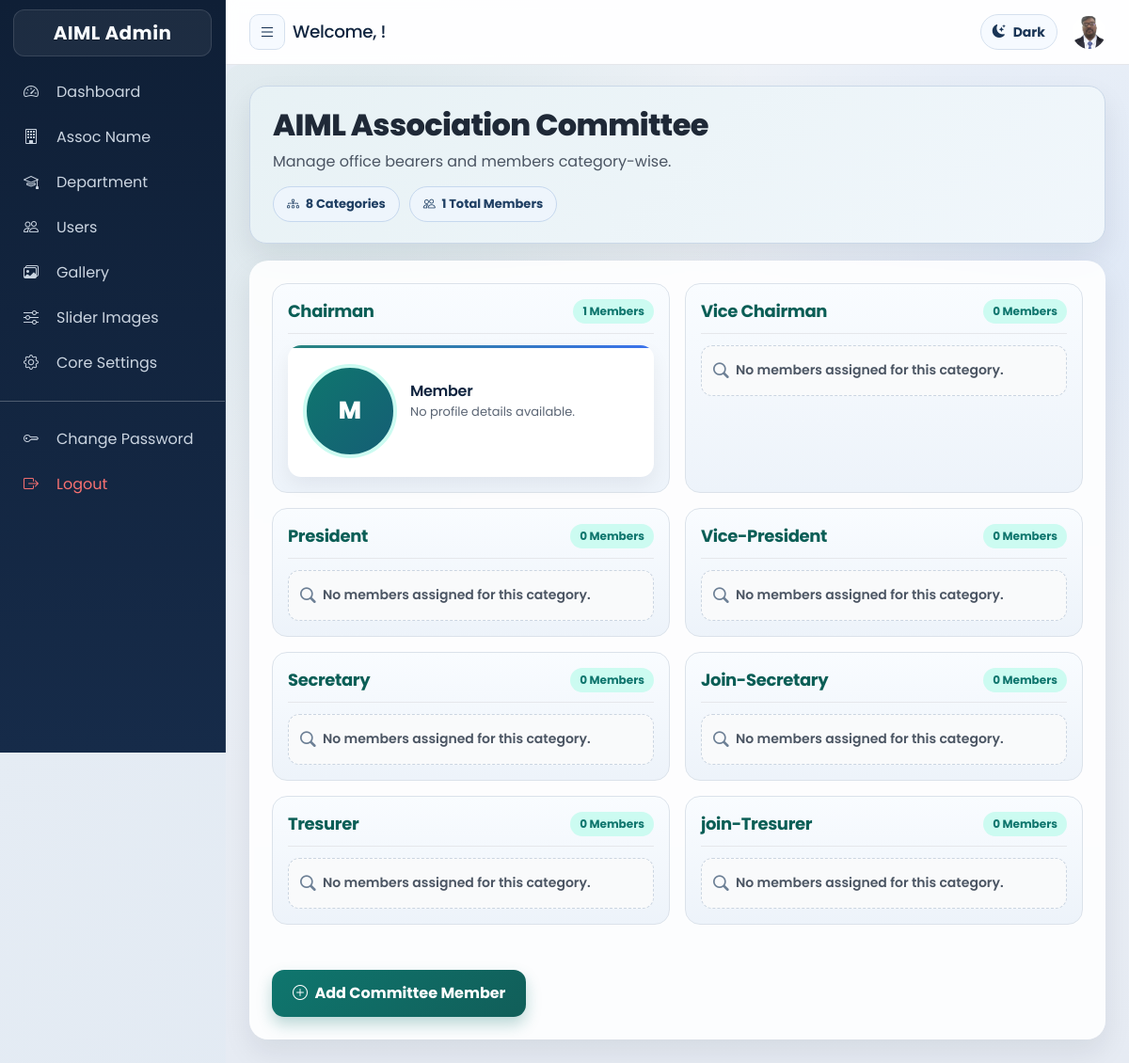
Page /admin/committe/assoc.php (signed in) on the committed database.
### tables this page shows
CREATE TABLE IF NOT EXISTS `committee_cat` (
  `id` int(11) NOT NULL AUTO_INCREMENT,
  `category_name` varchar(500) NOT NULL,
  PRIMARY KEY (`id`)
);

CREATE TABLE IF NOT EXISTS `committee` (
  `id` int(11) NOT NULL AUTO_INCREMENT,
  `committee_cat_id` int(11) NOT NULL,
  `user_id` int(11) NOT NULL,
  `member_name` varchar(255) NOT NULL DEFAULT '',
  `member_about` text,
  `member_image` varchar(255) NOT NULL DEFAULT '',
  PRIMARY KEY (`id`)
);

### libraries/mysql.class.php (called while the page is built, shortened)
<?php
class DataBasePDO
{
	private static $hostname	=  DB_SERVER;
	private static $username	=  DB_USER;
	private static $password	=  DB_PASS;
	private static $dbname		=  DB_DATABASE;
	private static $instance 	= FALSE;
	private $db;
	public $fetch_mode 			= PDO::FETCH_ASSOC;
	private $last_statement		= NULL;
	public function __construct($connect = true, $dataBase = null, $server = null,$userName = null, $passWord = null){
			return self::$instance;
	}
	public function connectToDB(){
			$dns='mysql:host='.self::$hostname.';dbname='.self::$dbname;
	    	self::$instance = new PDO($dns, self::$username, self::$password);
	    	self::$instance->setAttribute(PDO::ATTR_ERRMODE, PDO::ERRMODE_EXCEPTION);
	    	self::$instance->setAttribute(PDO::ATTR_DEFAULT_FETCH_MODE, PDO::FETCH_ASSOC);
	    	$this->db = self::$instance;
	}
	public function getOnePrepared($sqlQuery = NULL, $params = array()){
			if (!$this->internalPreparedQuery($sqlQuery, $params)){
				return false;
			}
			$result = $this->last_statement->fetch();
			return $result;
	}
	public function getAllResults($sqlQuery = NULL){
			if (!$this->internalQuery($sqlQuery)){
				return array();
			}
			$result = $this->last_statement->fetchAll();
			return $result;
	}
	public function internalQuery($sqlQuery = NULL){
			try {
				$stmt = $this->db->query($sqlQuery);
				$stmt->setFetchMode($this->fetch_mode);
				$this->last_statement = $stmt;
				return TRUE;
			}
			catch (PDOException $e){
				$this->logDatabaseError($e);
				return false;
			}
	}
	public function internalPreparedQuery($sqlQuery = NULL, $params = array()){
			try {
				$stmt = $this->db->prepare($sqlQuery);
				$stmt->execute($params);
				$stmt->setFetchMode($this->fetch_mode);
				$this->last_statement = $stmt;
				return TRUE;
			}
			catch (PDOException $e){
				$this->logDatabaseError($e);
				return false;
			}
	}
}
?>

### libraries/functions.class.php (called while the page is built, shortened)
<?php
	include_once("mysql.class.php");
	class DataFunctions {
		public $dbObj;
		public function __construct(){
			$this->dbObj = new DataBasePDO();
			$this->ensureModernAuthSchema();
	}
	private function assertSafeIdentifier($identifier){
		$identifier = trim((string)$identifier);
		return $identifier;
	}
	private function ensureModernAuthSchema(){
		$this->ensureColumnDefinition(TB_USERS, 'password', "varchar(255) NOT NULL COMMENT 'user password is stored'");
		$this->ensureColumnDefinition(ADMIN_TABLE, 'password', "varchar(255) NOT NULL COMMENT 'customer password is stored'");
		$this->ensureColumnDefinition(TB_USERS, 'address', "varchar(255) NOT NULL COMMENT 'user address is stored'");
		$this->ensureColumnDefinition(ADMIN_TABLE, 'address', "varchar(255) NOT NULL COMMENT 'customer address is stored'");
	}
	private function ensureColumnDefinition($table, $columnName, $definition){
		$table = $this->assertSafeIdentifier($table);
		$columnName = $this->assertSafeIdentifier($columnName);
		$definition = trim((string)$definition);
		$checkSql = "SELECT COLUMN_TYPE, IS_NULLABLE, COLUMN_DEFAULT
					 FROM information_schema.COLUMNS
					 WHERE TABLE_SCHEMA = DATABASE()
					   AND TABLE_NAME = :table_name
					   AND COLUMN_NAME = :column_name
					 LIMIT 1";
		$result = $this->dbObj->getOnePrepared($checkSql, array(
			':table_name' => $table,
			':column_name' => $columnName
		));
		$currentType = strtolower((string)($result['COLUMN_TYPE'] ?? ''));
		if ($columnName === 'password' && strpos($currentType, 'varchar(255)') !== false) {
			return;
		}
		if ($columnName === 'address' && preg_match('/varchar\((\d+)\)/', $currentType, $matches) && (int)$matches[1] >= 255) {
			return;
		}
		$alterSql = "ALTER TABLE `".$table."` MODIFY `".$columnName."` ".$definition;
		$this->dbObj->executeQuery($alterSql);
	}
	 public function getComiteCatg($table){
			$sql		= 'SELECT
								id, category_name
						   FROM
						   		'.$table;
			$result		= $this->dbObj->getAllResults($sql);
			return $result;
	 }
	 public function getCmtMembers($table,$categoryId){
			$this->ensureCommitteeMemberColumns($table);
			$sql		= 'SELECT
								tb.id,
								COALESCE(NULLIF(tb.member_name, ""), CONCAT_WS(" ", usr.firstname, usr.lastname)) AS member_name,
								COALESCE(NULLIF(tb.member_about, ""), usr.address, "") AS member_about,
								COALESCE(NULLIF(tb.member_image, ""), usr.image, "") AS member_image
						   FROM
						   		'.$table.' tb
						   LEFT JOIN
						   		users usr
						   ON
						   		tb.user_id = usr.id
						   WHERE
						   		tb.committee_cat_id = '.$categoryId;
			$result		= $this->dbObj->getAllResults($sql);
			return $result;
	 }
	 public function ensureCommitteeMemberColumns($table){
			$columns = array(
				'member_name' => 'VARCHAR(255) NOT NULL DEFAULT ""',
				'member_about' => 'TEXT NULL',
				'member_image' => 'VARCHAR(255) NOT NULL DEFAULT ""'
			);
			foreach($columns as $columnName => $definition){
				$columnCheck = $this->dbObj->getAllResults('SHOW COLUMNS FROM '.$table.' LIKE "'.$columnName.'"');
			}
			return true;
	 }
}

### admin/committe/assoc.php (the view, shortened to what this page needs)
<?php
include_once('../layout/main_header.php');
require_once(LIB_PATH . '/functions.class.php');
$fcObj = new DataFunctions();
$tbComtCtg = TB_COMT_CATEG;
$tbComt    = TB_COMMITTEE;
$ComtCateg = $fcObj->getComiteCatg($tbComtCtg);
$categoryCnt = sizeof($ComtCateg);
$CmtMemDet = array();
for ($i = 0; $i < $categoryCnt; $i++) {
    $categoryId = $ComtCateg[$i]['id'];
    $CmtMemDet[$i] = $fcObj->getCmtMembers($tbComt, $categoryId);
}
?>
<?php
$totalMembers = 0;
for ($i = 0; $i < $categoryCnt; $i++) {
    $totalMembers += !empty($CmtMemDet[$i]) ? count($CmtMemDet[$i]) : 0;
}
?>
<div class="committee-header">
    <h3 class="committee-page-title">AIML Association Committee</h3>
    <p class="committee-subtitle">Manage office bearers and members category-wise.</p>
    <div class="committee-stats">
        <span class="committee-stat-pill">
            <i class="bi bi-diagram-3 me-1"></i>
            <?php echo (int)$categoryCnt; ?> Categories
        </span>
        <span class="committee-stat-pill">
            <i class="bi bi-people me-1"></i>
            <?php echo (int)$totalMembers; ?> Total Members
        </span>
    </div>
</div>
<div class="card committee-shell border-0">
    <div class="committee-body">
        <?php if ($categoryCnt > 0) { ?>
            <div class="committee-grid">
            <?php for ($j = 0; $j < $categoryCnt; $j++) { ?>
                <?php $memberCount = !empty($CmtMemDet[$j]) ? sizeof($CmtMemDet[$j]) : 0; ?>
                <div class="committee-category">
                    <div class="committee-category-head">
                        <h5 class="committee-category-title">
                            <?php echo $ComtCateg[$j]['category_name']; ?>
                        </h5>
                        <span class="committee-member-count"><?php echo $memberCount; ?> Members</span>
                    </div>
                    <div class="committee-members-grid">
                        <?php if (!empty($CmtMemDet[$j])) { ?>
                            <?php foreach ($CmtMemDet[$j] as $member) { ?>
                                <?php
                                    $memberName = trim((string)($member['member_name'] ?? ''));
                                    $memberAbout = (string)($member['member_about'] ?? '');
                                    $initial = strtoupper(substr($memberName !== '' ? $memberName : 'M', 0, 1));
                                ?>
                                <div>
                                    <div class="card committee-member-card border-0 h-100">
                                        <div class="card-body">
                                            <div class="committee-member-media">
                                                <span class="committee-member-avatar" style="display:none;"><?php echo htmlspecialchars($initial, ENT_QUOTES, 'UTF-8'); ?></span>
                                            </div>
                                            <div class="committee-member-content">
                                                <h6 class="fw-semibold mb-1">
                                                    <?php echo htmlspecialchars($memberName !== '' ? $memberName : 'Member'); ?>
                                                </h6>
                                                <p class="committee-member-meta">
                                                    <?php echo htmlspecialchars($memberAbout !== '' ? $memberAbout : 'No profile details available.'); ?>
                                                </p>
                                            </div>
                                        </div>
                                    </div>
                                </div>
                            <?php } ?>
                        <?php } else { ?>
                            <div class="committee-empty">
                                No members assigned for this category.
                            </div>
                        <?php } ?>
                    </div>
                </div>
            <?php } ?>
            </div>
        <?php } else { ?>
            <p class="text-muted">No committee categories found.</p>
        <?php } ?>
        <div class="mt-5">
            <a href="addmem.php" class="btn committee-add-btn">
                <i class="bi bi-plus-circle me-1"></i>
                Add Committee Member
            </a>
        </div>
    </div>
</div>
<?php include_once('../layout/footer.php'); ?>

### public/assets/css/site-refresh.css (style rules this page uses)
:root { --refresh-bg: #f3f7fb; --refresh-surface: #ffffff; --refresh-text: #14243b; --refresh-muted: #5b6f86; --refresh-primary: #0b63ce; --refresh-primary-2: #174ea6; --refresh-border: #d9e4ef; --refresh-shadow: 0 12px 28px rgba(15, 30, 52, 0.08); }
* { box-sizing: border-box; }
body { background: radial-gradient(circle at 10% -5%, rgba(11, 99, 206, 0.08), transparent 34%), radial-gradient(circle at 90% 0%, rgba(52, 168, 83, 0.07), transparent 28%), var(--refresh-bg); color: var(--refresh-text); }
h1, h2, h3, h4, h5, h6 { color: #10243f; letter-spacing: -0.02em; }
.card { overflow: hidden; }

### public/assets/css/admin-refresh.css (style rules this page uses)
body { font-family: "Poppins", "Segoe UI", Arial, sans-serif; background: radial-gradient(circle at 0% 0%, rgba(20, 86, 177, 0.08), transparent 28%), radial-gradient(circle at 100% 0%, rgba(8, 145, 178, 0.07), transparent 24%), #f4f7fb; color: #1b2f49; }

### admin/layout/main_header.php (style rules this page uses)
body { overflow-x: hidden; background: #f5f7fa; }

### rows in the picture
committee_cat: category_name "Chairman", memberCount "1"
committee: initial "M", memberName "Member", memberAbout "No profile details available."
committee_cat: category_name "Vice Chairman", memberCount "0", shows "No members assigned for this category."
committee_cat: category_name "President", memberCount "0", shows "No members assigned for this category."
committee_cat: category_name "Vice-President", memberCount "0", shows "No members assigned for this category."
committee_cat: category_name "Secretary", memberCount "0", shows "No members assigned for this category."
committee_cat: category_name "Join-Secretary", memberCount "0", shows "No members assigned for this category."
committee_cat: category_name "Tresurer", memberCount "0", shows "No members assigned for this category."
committee_cat: category_name "join-Tresurer", memberCount "0", shows "No members assigned for this category."

### other values in the picture
$categoryCnt "8"
$totalMembers "1"
